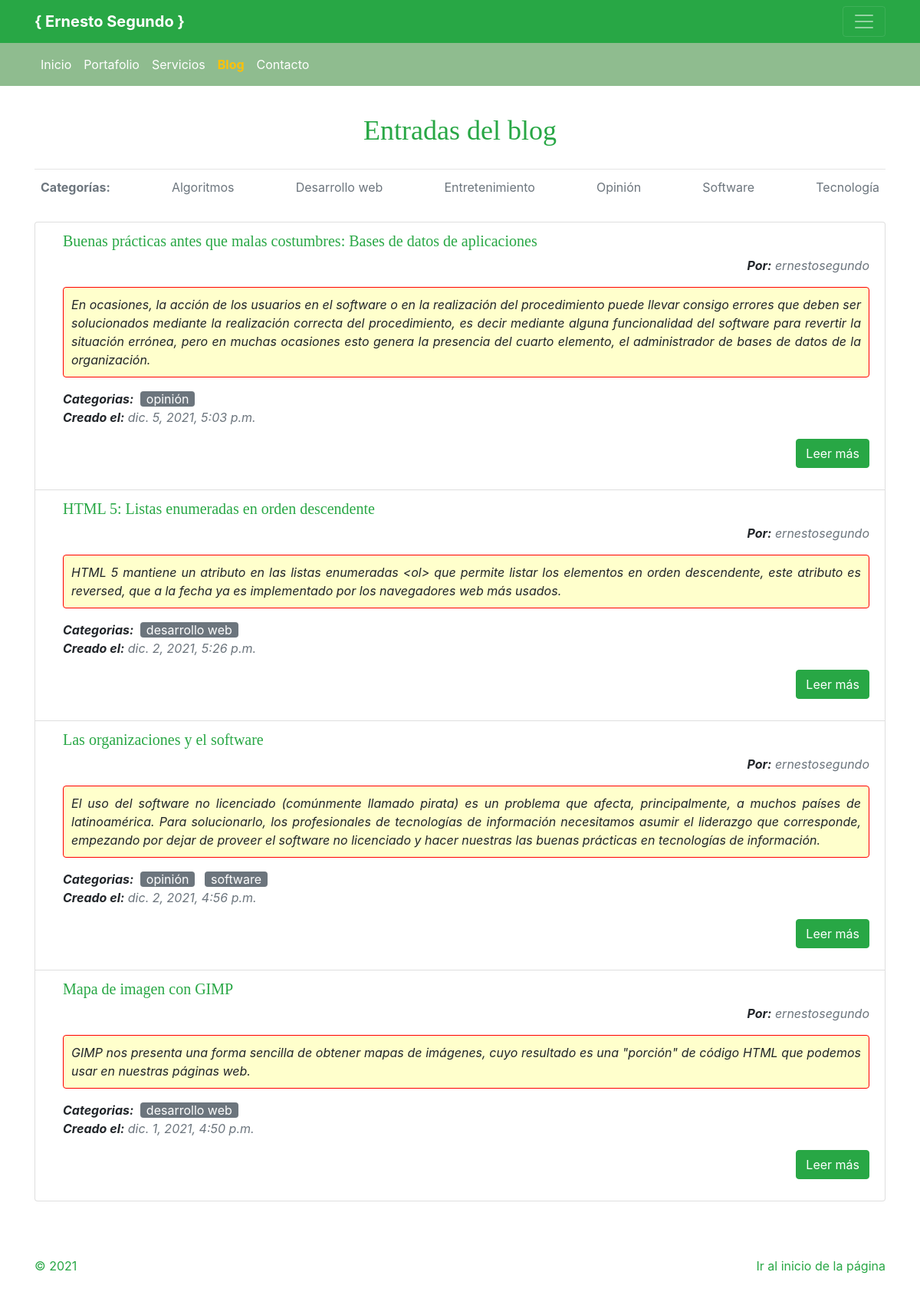
Screenshot of /blog/ with the database file from the repository.
### blog/models.py (models this page shows, shortened)
class CategoriaPost(models.Model):
    nombre = models.CharField(max_length=50)
    disponibilidad = models.BooleanField(default=True)
    creado = models.DateTimeField(auto_now_add=True)
    modificado = models.DateTimeField(auto_now_add=True)
    class Meta:
        verbose_name = "Categoría de publicación"
        verbose_name_plural = "Categorías de publicación"

class Post(models.Model):
    titulo = models.CharField(max_length=80)
    resumen = models.CharField(max_length=500)
    imagen = models.ImageField(upload_to='blog', null=True, blank=True)
    autor = models.ForeignKey(User, on_delete=models.CASCADE)
    categorias = models.ManyToManyField(CategoriaPost)
    contenido = HTMLField()
    creado = models.DateTimeField(auto_now_add=True)
    modificado = models.DateTimeField(auto_now_add=True)
    class Meta:
        verbose_name = "Publicación"
        verbose_name_plural = "Publicaciones"

### blog/views.py (the view)
# urls.py: path('', views.blog, name='blog'),
def blog(request):
    posts = Post.objects.all().order_by('-id')
    categorias = CategoriaPost.objects.all().order_by('nombre')
    return render(request, 'blog/blog.html', {'posts': posts, 'categorias': categorias})

### blog/templates/blog/blog.html (shortened to what this page needs)
{% extends 'presentacion/masterpage.html' %}
{% load static %}
{% block content %}
    <main role="main">
		<section class="container my-4">
			<header class="blog-header py-3">
				<div class="row flex-nowrap justify-content-between align-items-center">
					<div class="col-12 text-center">
						<p class="blog-header-logo text-success">Entradas del blog</p>
					</div>
				</div>
			</header>
            <div class="nav-scroller py-1 mb-2">
				<nav class="nav d-flex justify-content-between">
					<p class="font-weight-bold p-2 text-muted">Categorías:</p>
					{% for categoria in categorias %}
						<a class="p-2 text-muted" href="{% url 'categoria_blog' categoria.id %}">{{categoria.nombre}}</a>
					{% endfor %}
				</nav>
			</div>
			<ul class="list-group my-4">
				{% for post in posts %}
				<li class="list-group-item">
					<div class="pl-3">
						<div class="pb-3">
							<h5 class="text-success">{{post.titulo}}</h5>
							<p class="text-right font-italic"><span class="font-weight-bold">Por:</span> <span class="text-muted">{{post.autor}}</span></p>
							<p class="summary-text text-justify rounded"><cite>{{post.resumen}}</cite></p>
							<p class="font-italic d-inline"><span class="font-weight-bold">Categorias:</span></p>
							{% for categoria in post.categorias.all %}
								<a class="text-lowercase bg-secondary rounded mx-1 px-2 text-white" href="{% url 'categoria_blog' categoria.id %}">{{categoria.nombre}}</a>
							{% endfor %}
							<p class="font-italic"><span class="font-weight-bold">Creado el:</span> <span class="text-muted text-lowercase">{{post.creado}}</span></p>
							<div class="text-right"><a href="{% url 'blogid' post.id %}" class="btn btn-success">Leer más</a></div>
						</div>
					</div>
				</li>
				{% endfor %}
			</ul>
        </section>
	</main>
{% endblock content %}

### presentacion/static/css/ernestosegundo.css (style rules this page uses)
:root { --jumbotron-padding-y: 3rem; }
.summary-text { background-color: #FFC; border-style: solid; border-color: red; border-width: 1px; padding: 10px; }

### presentacion/static/css/blog.css (style rules this page uses)
.blog-header { line-height: 1; border-bottom: 1px solid #e5e5e5; }
.blog-header-logo { font-family: "Playfair Display", Georgia, "Times New Roman", serif; font-size: 2.25rem; }
h1, h2, h3, h4, h5, h6 { font-family: "Playfair Display", Georgia, "Times New Roman", serif; }
.nav-scroller { position: relative; z-index: 2; height: 2.75rem; overflow-y: hidden; }
.nav-scroller .nav { display: -webkit-box; display: -ms-flexbox; display: flex; -ms-flex-wrap: nowrap; flex-wrap: nowrap; padding-bottom: 1rem; margin-top: -1px; overflow-x: auto; text-align: center; white-space: nowrap; -webkit-overflow-scrolling: touch; }

### rows the page displays
CategoriaPost: nombre "Algoritmos"
CategoriaPost: nombre "Desarrollo web", nombre "desarrollo web"
CategoriaPost: nombre "Entretenimiento"
CategoriaPost: nombre "Opinión", nombre "opinión"
CategoriaPost: nombre "Software", nombre "software"
CategoriaPost: nombre "Tecnología"
Post: titulo "Buenas prácticas antes que malas costumbres: Bases de datos de aplicaciones", autor "ernestosegundo", resumen "En ocasiones, la acción de los usuarios en el software o en la realización del procedimiento puede llevar consigo errores que deben ser solucionados mediante la realización correcta del procedimiento, es decir mediante alguna funcionalidad del software para revertir la situación errónea, pero en muchas ocasiones esto genera la presencia del cuarto elemento, el administrador de bases de datos de la organización.", creado "dic. 5, 2021, 5:03 p.m."
Post: titulo "HTML 5: Listas enumeradas en orden descendente", autor "ernestosegundo", resumen "HTML 5 mantiene un atributo en las listas enumeradas <ol> que permite listar los elementos en orden descendente, este atributo es reversed, que a la fecha ya es implementado por los navegadores web más usados.", creado "dic. 2, 2021, 5:26 p.m."
Post: titulo "Las organizaciones y el software", autor "ernestosegundo", resumen "El uso del software no licenciado (comúnmente llamado pirata) es un problema que afecta, principalmente, a muchos países de latinoamérica. Para solucionarlo, los profesionales de tecnologías de información necesitamos asumir el liderazgo que corresponde, empezando por dejar de proveer el software no licenciado y hacer nuestras las buenas prácticas en tecnologías de información.", creado "dic. 2, 2021, 4:56 p.m."
Post: titulo "Mapa de imagen con GIMP", autor "ernestosegundo", resumen "GIMP nos presenta una forma sencilla de obtener mapas de imágenes, cuyo resultado es una \"porción\" de código HTML que podemos usar en nuestras páginas web.", creado "dic. 1, 2021, 4:50 p.m."
